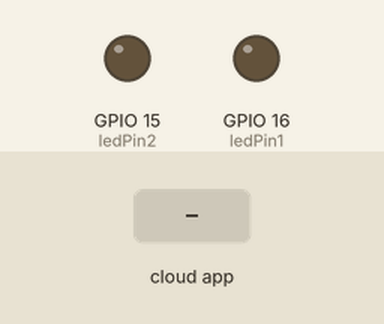
Recording of a sketch running on a simulated ESP8266 (NodeMCU). Shown: output pins drawn as LEDs (lit = HIGH). Inputs (shaded band) come from the test bench. WiFi joins after 1.5 s; servers stay silent unless stated; the Firebase database answers and starts empty; what the sketch prints to the serial monitor is not drawn.

Above: at 2.7 s.
2.8 s: the phone or cloud app sets Status to OFF
At 3.8 s:
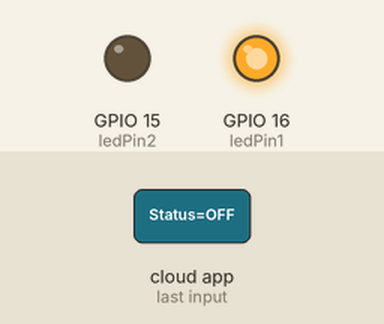
Timing chart, 0 to 5.8 s (numbered marks = the images above; inputs shaded):
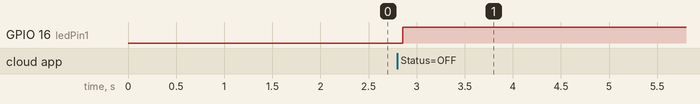

Measured:
- after the input at 2.8 s, GPIO 16 (ledPin1): LOW → HIGH after 0.05 s

The sketch:

sketch_jul07a.ino
```cpp
#include "ESP8266WiFi.h"
#include "FirebaseESP8266.h"

const char* host = "https://smarthome-196c2.firebaseio.com";
const char* auth = "o8yec16lnRbvJkHXoTBQYvwyiqWrzWerDQIRxCEk";
const char* ssid = "DEVBLOCK";
const char* password = "DevBlocker@2019";

const char* path1 = "/Room/Livingroom/Devices/Light1/Status";
const char* path2 = "/Room/Livingroom/Devices/Television1/Status";
FirebaseData firebaseData;

int ledPin1 = 16;
int ledPin2 = 15;

void setup() {
  pinMode(ledPin1, OUTPUT);
  pinMode(ledPin2, OUTPUT);
  Serial.begin(115200);
  WiFi.begin(ssid, password);
  while (WiFi.status() != WL_CONNECTED) {
    delay(500);
    Serial.print("*");
  }
  Serial.print("WiFi connection successful");
  Serial.print("The IP Address is ");
  Serial.print(WiFi.localIP());
  Firebase.begin(host, auth);
}

void loop() {
  if (Firebase.getString(firebaseData, path1)) {
    if (firebaseData.dataType() == "string") {
      Serial.print("LED Status: ");
      Serial.print(firebaseData.stringData());
      Serial.print("");
      if (firebaseData.stringData() == "OFF") {
        digitalWrite(ledPin1, HIGH);
      } else {
        digitalWrite(ledPin1, LOW);
      }
    }
  }
  if (Firebase.getString(firebaseData, path2)) {
    if (firebaseData.dataType() == "string") {
      Serial.print("LED Status: ");
      Serial.print(firebaseData.stringData());
      Serial.print("");
      if (firebaseData.stringData() == "OFF") {
        digitalWrite(ledPin2, HIGH);
      } else {
        digitalWrite(ledPin2, LOW);
      }
    }
  }
}
```
